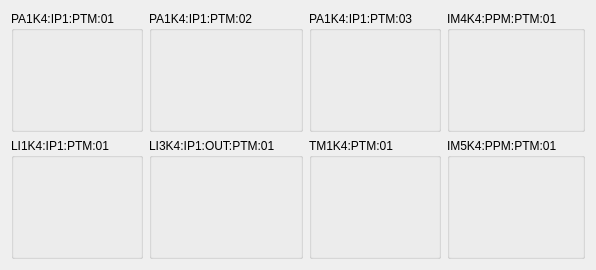
<?xml version="1.0" encoding="UTF-8"?>
<ui version="4.0">
 <class>Form</class>
 <widget class="QWidget" name="Form">
  <property name="geometry">
   <rect>
    <x>0</x>
    <y>0</y>
    <width>570</width>
    <height>270</height>
   </rect>
  </property>
  <property name="windowTitle">
   <string>Form</string>
  </property>
  <layout class="QGridLayout" name="gridLayout">
   <item row="0" column="0">
    <widget class="QGroupBox" name="groupBox">
     <property name="autoFillBackground">
      <bool>true</bool>
     </property>
     <property name="title">
      <string>PA1K4:IP1:PTM:01</string>
     </property>
     <layout class="QVBoxLayout" name="verticalLayout">
      <item>
       <widget class="PyDMByteIndicator" name="PyDMByteIndicator">
        <property name="toolTip">
         <string/>
        </property>
        <property name="channel" stdset="0">
         <string>calc://PA1K4_PTM_01_RUNNING?STATE=ca://PA1K4:IP1:PTM:01:STATE_RBV&amp;expr=STATE==2</string>
        </property>
        <property name="circles" stdset="0">
         <bool>true</bool>
        </property>
        <property name="labels" stdset="0">
         <stringlist>
          <string>RUNNING</string>
         </stringlist>
        </property>
       </widget>
      </item>
      <item>
       <widget class="PyDMByteIndicator" name="PyDMByteIndicator_10">
        <property name="toolTip">
         <string/>
        </property>
        <property name="channel" stdset="0">
         <string>ca://PA1K4:IP1:PTM:01:AT_SPD_RBV</string>
        </property>
        <property name="circles" stdset="0">
         <bool>true</bool>
        </property>
        <property name="labels" stdset="0">
         <stringlist>
          <string>AT SPEED</string>
         </stringlist>
        </property>
       </widget>
      </item>
     </layout>
    </widget>
   </item>
   <item row="0" column="1">
    <widget class="QGroupBox" name="groupBox_2">
     <property name="autoFillBackground">
      <bool>true</bool>
     </property>
     <property name="title">
      <string>PA1K4:IP1:PTM:02</string>
     </property>
     <layout class="QVBoxLayout" name="verticalLayout_2">
      <item>
       <widget class="PyDMByteIndicator" name="PyDMByteIndicator_2">
        <property name="toolTip">
         <string/>
        </property>
        <property name="channel" stdset="0">
         <string>calc://PA1K4_PTM_02_RUNNING?STATE=ca://PA1K4:IP1:PTM:02:STATE_RBV&amp;expr=STATE==2</string>
        </property>
        <property name="circles" stdset="0">
         <bool>true</bool>
        </property>
        <property name="labels" stdset="0">
         <stringlist>
          <string>RUNNING</string>
         </stringlist>
        </property>
       </widget>
      </item>
      <item>
       <widget class="PyDMByteIndicator" name="PyDMByteIndicator_11">
        <property name="toolTip">
         <string/>
        </property>
        <property name="channel" stdset="0">
         <string>ca://PA1K4:IP1:PTM:02:AT_SPD_RBV</string>
        </property>
        <property name="circles" stdset="0">
         <bool>true</bool>
        </property>
        <property name="labels" stdset="0">
         <stringlist>
          <string>AT SPEED</string>
         </stringlist>
        </property>
       </widget>
      </item>
     </layout>
    </widget>
   </item>
   <item row="0" column="2">
    <widget class="QGroupBox" name="groupBox_3">
     <property name="autoFillBackground">
      <bool>true</bool>
     </property>
     <property name="title">
      <string>PA1K4:IP1:PTM:03</string>
     </property>
     <layout class="QVBoxLayout" name="verticalLayout_3">
      <item>
       <widget class="PyDMByteIndicator" name="PyDMByteIndicator_3">
        <property name="toolTip">
         <string/>
        </property>
        <property name="channel" stdset="0">
         <string>calc://PA1K4_PTM_03_RUNNING?STATE=ca://PA1K4:IP1:PTM:03:STATE_RBV&amp;expr=STATE==2</string>
        </property>
        <property name="circles" stdset="0">
         <bool>true</bool>
        </property>
        <property name="labels" stdset="0">
         <stringlist>
          <string>RUNNING</string>
         </stringlist>
        </property>
       </widget>
      </item>
      <item>
       <widget class="PyDMByteIndicator" name="PyDMByteIndicator_12">
        <property name="toolTip">
         <string/>
        </property>
        <property name="channel" stdset="0">
         <string>ca://PA1K4:IP1:PTM:03:AT_SPD_RBV</string>
        </property>
        <property name="circles" stdset="0">
         <bool>true</bool>
        </property>
        <property name="labels" stdset="0">
         <stringlist>
          <string>AT SPEED</string>
         </stringlist>
        </property>
       </widget>
      </item>
     </layout>
    </widget>
   </item>
   <item row="0" column="3">
    <widget class="QGroupBox" name="groupBox_4">
     <property name="autoFillBackground">
      <bool>true</bool>
     </property>
     <property name="title">
      <string>IM4K4:PPM:PTM:01</string>
     </property>
     <layout class="QVBoxLayout" name="verticalLayout_4">
      <item>
       <widget class="PyDMByteIndicator" name="PyDMByteIndicator_4">
        <property name="toolTip">
         <string/>
        </property>
        <property name="channel" stdset="0">
         <string>calc://IM4K4_PTM_01_RUNNING?STATE=ca://IM4K4:PPM:PTM:01:STATE_RBV&amp;expr=STATE==2</string>
        </property>
        <property name="circles" stdset="0">
         <bool>true</bool>
        </property>
        <property name="labels" stdset="0">
         <stringlist>
          <string>RUNNING</string>
         </stringlist>
        </property>
       </widget>
      </item>
      <item>
       <widget class="PyDMByteIndicator" name="PyDMByteIndicator_13">
        <property name="toolTip">
         <string/>
        </property>
        <property name="channel" stdset="0">
         <string>ca://IM4K4:PPM:PTM:01:AT_SPD_RBV</string>
        </property>
        <property name="circles" stdset="0">
         <bool>true</bool>
        </property>
        <property name="labels" stdset="0">
         <stringlist>
          <string>AT SPEED</string>
         </stringlist>
        </property>
       </widget>
      </item>
     </layout>
    </widget>
   </item>
   <item row="1" column="0">
    <widget class="QGroupBox" name="groupBox_5">
     <property name="autoFillBackground">
      <bool>true</bool>
     </property>
     <property name="title">
      <string>LI1K4:IP1:PTM:01</string>
     </property>
     <layout class="QVBoxLayout" name="verticalLayout_5">
      <item>
       <widget class="PyDMByteIndicator" name="PyDMByteIndicator_5">
        <property name="toolTip">
         <string/>
        </property>
        <property name="channel" stdset="0">
         <string>calc://LI1K4_PTM_01_RUNNING?STATE=ca://LI1K4:IP1:PTM:01:STATE_RBV&amp;expr=STATE==2</string>
        </property>
        <property name="circles" stdset="0">
         <bool>true</bool>
        </property>
        <property name="labels" stdset="0">
         <stringlist>
          <string>RUNNING</string>
         </stringlist>
        </property>
       </widget>
      </item>
      <item>
       <widget class="PyDMByteIndicator" name="PyDMByteIndicator_14">
        <property name="toolTip">
         <string/>
        </property>
        <property name="channel" stdset="0">
         <string>ca://LI1K4:IP1:PTM:01:AT_SPD_RBV</string>
        </property>
        <property name="circles" stdset="0">
         <bool>true</bool>
        </property>
        <property name="labels" stdset="0">
         <stringlist>
          <string>AT SPEED</string>
         </stringlist>
        </property>
       </widget>
      </item>
     </layout>
    </widget>
   </item>
   <item row="1" column="1">
    <widget class="QGroupBox" name="groupBox_6">
     <property name="autoFillBackground">
      <bool>true</bool>
     </property>
     <property name="title">
      <string>LI3K4:IP1:OUT:PTM:01</string>
     </property>
     <layout class="QVBoxLayout" name="verticalLayout_6">
      <item>
       <widget class="PyDMByteIndicator" name="PyDMByteIndicator_6">
        <property name="toolTip">
         <string/>
        </property>
        <property name="channel" stdset="0">
         <string>calc://LI3K4_PTM_01_RUNNING?STATE=ca://LI3K4:IP1:OUT:PTM:01:STATE_RBV&amp;expr=STATE==2</string>
        </property>
        <property name="circles" stdset="0">
         <bool>true</bool>
        </property>
        <property name="labels" stdset="0">
         <stringlist>
          <string>RUNNING</string>
         </stringlist>
        </property>
       </widget>
      </item>
      <item>
       <widget class="PyDMByteIndicator" name="PyDMByteIndicator_15">
        <property name="toolTip">
         <string/>
        </property>
        <property name="channel" stdset="0">
         <string>ca://LI3K4:IP1:OUT:PTM:01:AT_SPD_RBV</string>
        </property>
        <property name="circles" stdset="0">
         <bool>true</bool>
        </property>
        <property name="labels" stdset="0">
         <stringlist>
          <string>AT SPEED</string>
         </stringlist>
        </property>
       </widget>
      </item>
     </layout>
    </widget>
   </item>
   <item row="1" column="2">
    <widget class="QGroupBox" name="groupBox_7">
     <property name="autoFillBackground">
      <bool>true</bool>
     </property>
     <property name="title">
      <string>TM1K4:PTM:01</string>
     </property>
     <layout class="QVBoxLayout" name="verticalLayout_7">
      <item>
       <widget class="PyDMByteIndicator" name="PyDMByteIndicator_7">
        <property name="toolTip">
         <string/>
        </property>
        <property name="channel" stdset="0">
         <string>calc://TM1K4_PTM_01_RUNNING?STATE=ca://TM1K4:PTM:01:STATE_RBV&amp;expr=STATE==2</string>
        </property>
        <property name="circles" stdset="0">
         <bool>true</bool>
        </property>
        <property name="labels" stdset="0">
         <stringlist>
          <string>RUNNING</string>
         </stringlist>
        </property>
       </widget>
      </item>
      <item>
       <widget class="PyDMByteIndicator" name="PyDMByteIndicator_16">
        <property name="toolTip">
         <string/>
        </property>
        <property name="channel" stdset="0">
         <string>ca://TM1K4:PTM:01:AT_SPD_RBV</string>
        </property>
        <property name="circles" stdset="0">
         <bool>true</bool>
        </property>
        <property name="labels" stdset="0">
         <stringlist>
          <string>AT SPEED</string>
         </stringlist>
        </property>
       </widget>
      </item>
     </layout>
    </widget>
   </item>
   <item row="1" column="3">
    <widget class="QGroupBox" name="groupBox_8">
     <property name="autoFillBackground">
      <bool>true</bool>
     </property>
     <property name="title">
      <string>IM5K4:PPM:PTM:01</string>
     </property>
     <layout class="QVBoxLayout" name="verticalLayout_8">
      <item>
       <widget class="PyDMByteIndicator" name="PyDMByteIndicator_8">
        <property name="toolTip">
         <string/>
        </property>
        <property name="channel" stdset="0">
         <string>calc://IM5K4_PTM_01_RUNNING?STATE=ca://IM5K4:PPM:PTM:01:STATE_RBV&amp;expr=STATE==2</string>
        </property>
        <property name="circles" stdset="0">
         <bool>true</bool>
        </property>
        <property name="labels" stdset="0">
         <stringlist>
          <string>RUNNING</string>
         </stringlist>
        </property>
       </widget>
      </item>
      <item>
       <widget class="PyDMByteIndicator" name="PyDMByteIndicator_17">
        <property name="toolTip">
         <string/>
        </property>
        <property name="channel" stdset="0">
         <string>ca://IM5K4:PPM:PTM:01:AT_SPD_RBV</string>
        </property>
        <property name="circles" stdset="0">
         <bool>true</bool>
        </property>
        <property name="labels" stdset="0">
         <stringlist>
          <string>AT SPEED</string>
         </stringlist>
        </property>
       </widget>
      </item>
     </layout>
    </widget>
   </item>
  </layout>
 </widget>
 <customwidgets>
  <customwidget>
   <class>PyDMByteIndicator</class>
   <extends>QWidget</extends>
   <header>pydm.widgets.byte</header>
  </customwidget>
 </customwidgets>
 <resources/>
 <connections/>
</ui>
